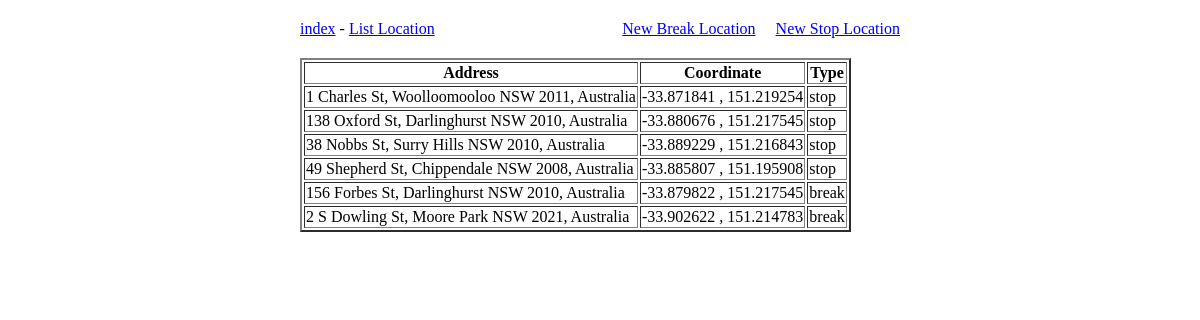
Before: /listlocation.php with the older database file.
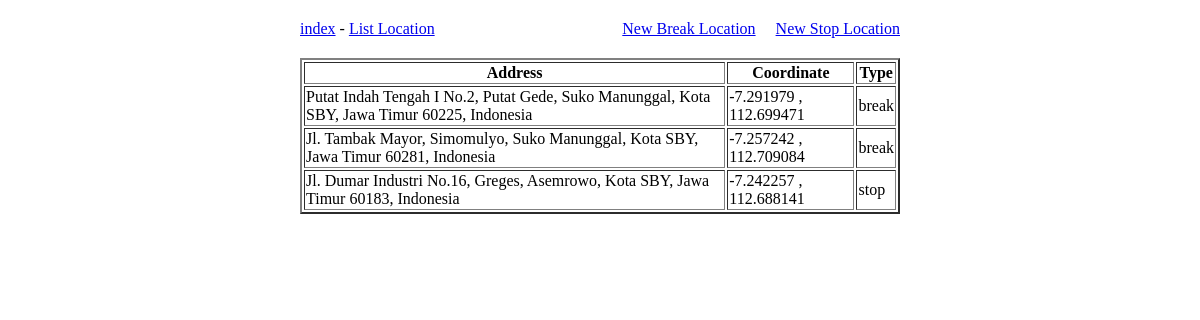
After: the same page with the newer database file.
### tables this page shows
CREATE TABLE `lokasi` (
  `id` int(11) NOT NULL AUTO_INCREMENT,
  `address` varchar(8000) NOT NULL,
  `lat` float(10,6) NOT NULL,
  `lng` float(10,6) NOT NULL,
  `type` varchar(30) NOT NULL,
  PRIMARY KEY (`id`)
);

### listlocation.php (the view, shortened to what this page needs)
<!DOCTYPE html >
  <head>
  </head>
  <body>
    <div id="show">
        <a href="index.php">index</a> -
        <a href="listlocation.php">List Location</a>
        <a href="addlocation.php?type=stop" style="float: right; cursor: pointer; margin-left: 20px;">New Stop Location </a>
        <a href="addlocation.php?type=break" style="float: right; cursor: pointer;">New Break Location </a>
    </div>
    <div id="map">
      <table border="2px;">
        <thead>
          <tr>
            <th>Address</th>
            <th>Coordinate</th>
            <th>Type</th>
          </tr>
        </thead>
        <tbody>
          <?php
          include "database.php";
          $query  = "SELECT * FROM lokasi";
          $result = $connection->query($query);
          while ($row = @mysqli_fetch_assoc($result)){
          ?>
          <tr>
            <td><?php echo $row['address'];?></td>
            <td><?php echo $row['lat'];?> , <?php echo $row['lng'];?></td>
            <td><?php echo $row['type'];?></td>
          </tr>
          <?php } ?>
        </tbody>
      </table>
    </div>
  </body>
</html>

### listlocation.php (style rules this page uses)
#map { height: 50%; width: 50%; margin-left:auto; margin-right:auto; margin-top:auto; margin-bottom:auto; left:0; right:0; top:0%; bottom:0; }
#show { width: 50%; margin-left:auto; margin-right:auto; margin-top:20px; margin-bottom:20px; left:0; right:0; top:0%; bottom:0; }
html, body { height: 100%; margin: 0; padding: 0; }

Changed rows visible on the page:
removed lokasi: address "1 Charles St, Woolloomooloo NSW 2011, Australia", lat "-33.871841", lng "151.219254", type "stop"
removed lokasi: address "138 Oxford St, Darlinghurst NSW 2010, Australia", lat "-33.880676", lng "151.217545", type "stop"
removed lokasi: address "38 Nobbs St, Surry Hills NSW 2010, Australia", lat "-33.889229", lng "151.216843", type "stop"
removed lokasi: address "49 Shepherd St, Chippendale NSW 2008, Australia", lat "-33.885807", lng "151.195908", type "stop"
removed lokasi: address "156 Forbes St, Darlinghurst NSW 2010, Australia", lat "-33.879822", lng "151.217545", type "break"
removed lokasi: address "2 S Dowling St, Moore Park NSW 2021, Australia", lat "-33.902622", lng "151.214783", type "break"
added lokasi: address "Putat Indah Tengah I No.2, Putat Gede, Suko Manunggal, Kota SBY, Jawa Timur 60225, Indonesia", lat "-7.291979", lng "112.699471", type "break"
added lokasi: address "Jl. Tambak Mayor, Simomulyo, Suko Manunggal, Kota SBY, Jawa Timur 60281, Indonesia", lat "-7.257242", lng "112.709084", type "break"
added lokasi: address "Jl. Dumar Industri No.16, Greges, Asemrowo, Kota SBY, Jawa Timur 60183, Indonesia", lat "-7.242257", lng "112.688141", type "stop"
